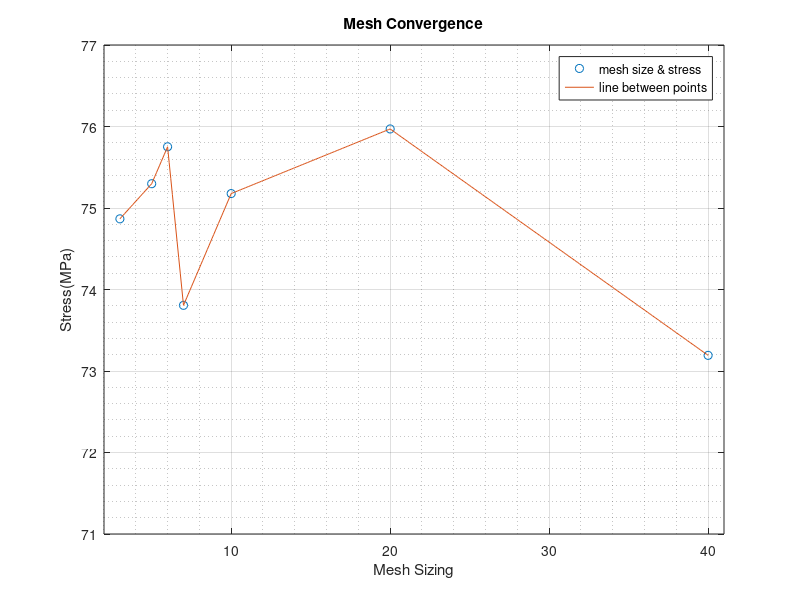

Recreate this plot in MATLAB.
close all; clear all; clc;


size = [3 5 6 7 10 20 40];
stress = [74.867 75.298 75.751 73.806 75.177 75.97 73.192];

x0=0:0.1:40;
y0=interp1(size,stress,x0);

plot(size,stress,'o')
hold on;
grid on;
grid minor;

 plot(x0,y0);
% p = polyfit(size, stress, 1);
% x1 = linspace(0,40);
% f1 = polyval(p,x1);
%plot(x1,f1,'r--')

xlabel("Mesh Sizing");
ylabel("Stress(MPa)");
title('Mesh Convergence');

xlim([2 41]);
ylim([71 77]);

legend({'mesh size & stress','line between points', 'polyfit'},'location','northeast');
